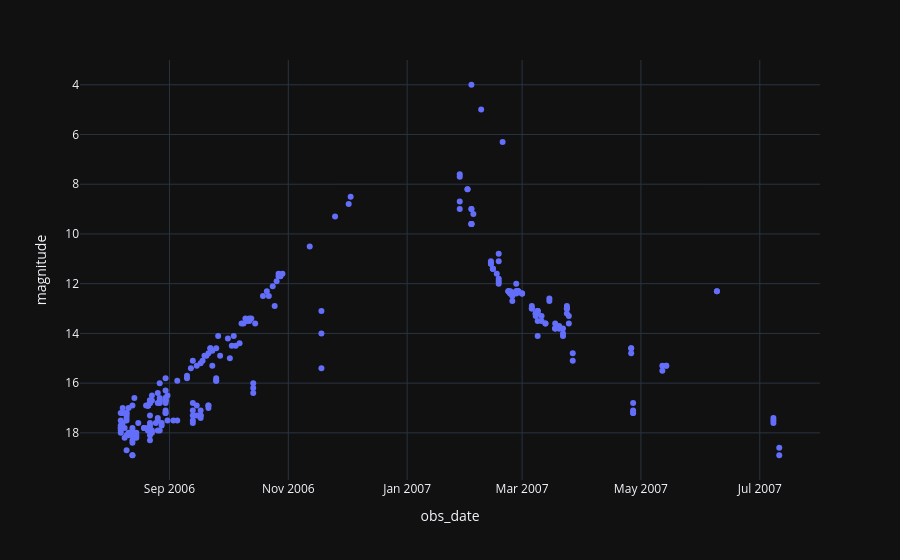

Notebook code cell kept with this figure:
### Code cell
fig = px.scatter(mpc_obs_proceed_df, x='obs_date', y='magnitude', template= 'plotly_dark')
fig.update_yaxes(autorange="reversed")
fig.show()

### Figure 1 — Plotly figure (JSON) as saved in the notebook; plotly's stock layout.template omitted (floating-point values rounded to 4 significant figures; data arrays with more than 128 entries replaced by an {"elided": "..."} marker saying what was removed)
{"data": [{"hovertemplate": "obs_date=%{x}<br>magnitude=%{y}<extra></extra>", "legendgroup": "", "marker": {"color": "#636efa", "symbol": "circle"}, "mode": "markers", "name": "", "orientation": "v", "showlegend": false, "type": "scatter", "x": {"elided": "341 str values"}, "xaxis": "x", "y": {"elided": "341 float values"}, "yaxis": "y"}], "layout": {"legend": {"tracegroupgap": 0}, "margin": {"t": 60}, "xaxis": {"anchor": "y", "domain": [0, 1], "title": {"text": "obs_date"}}, "yaxis": {"anchor": "x", "autorange": "reversed", "domain": [0, 1], "title": {"text": "magnitude"}}}}
